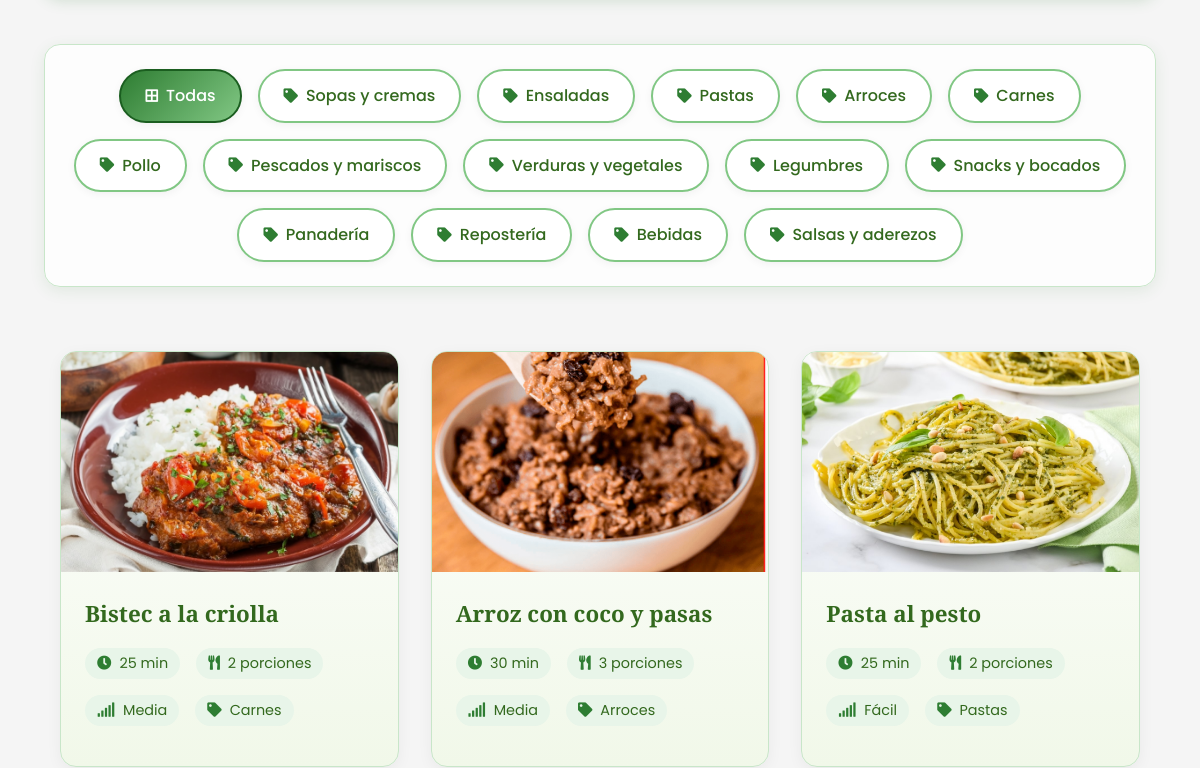
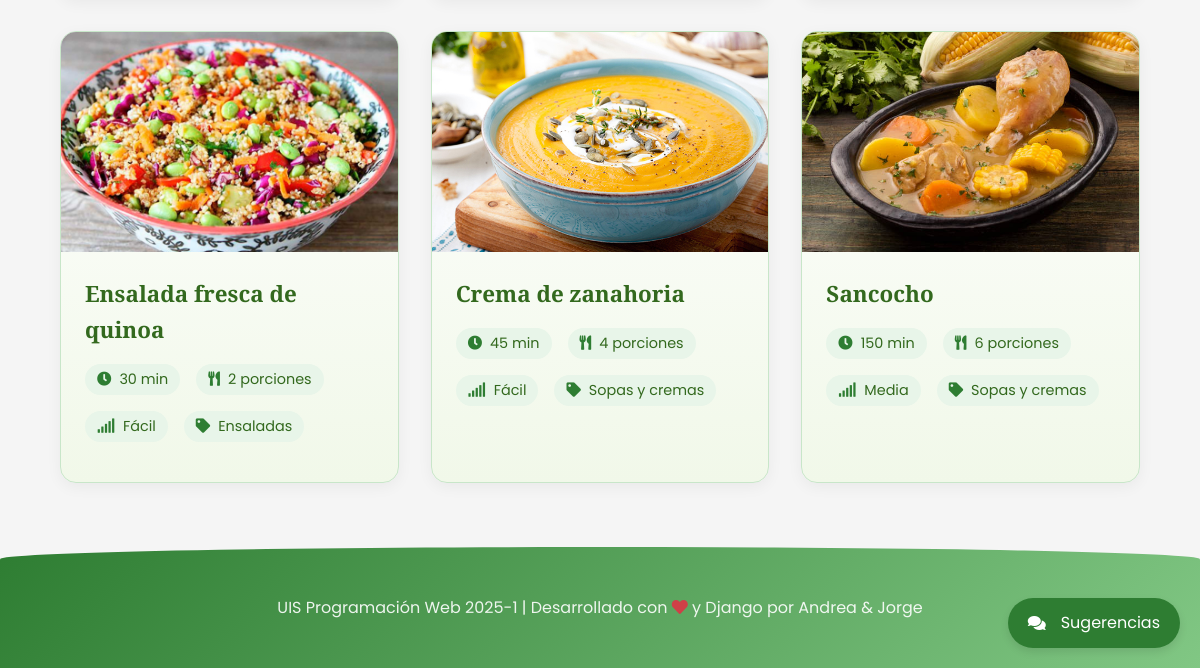
The page /categorias/ (signed in, lower part) on the database as committed earlier (2 pictures, top to bottom).
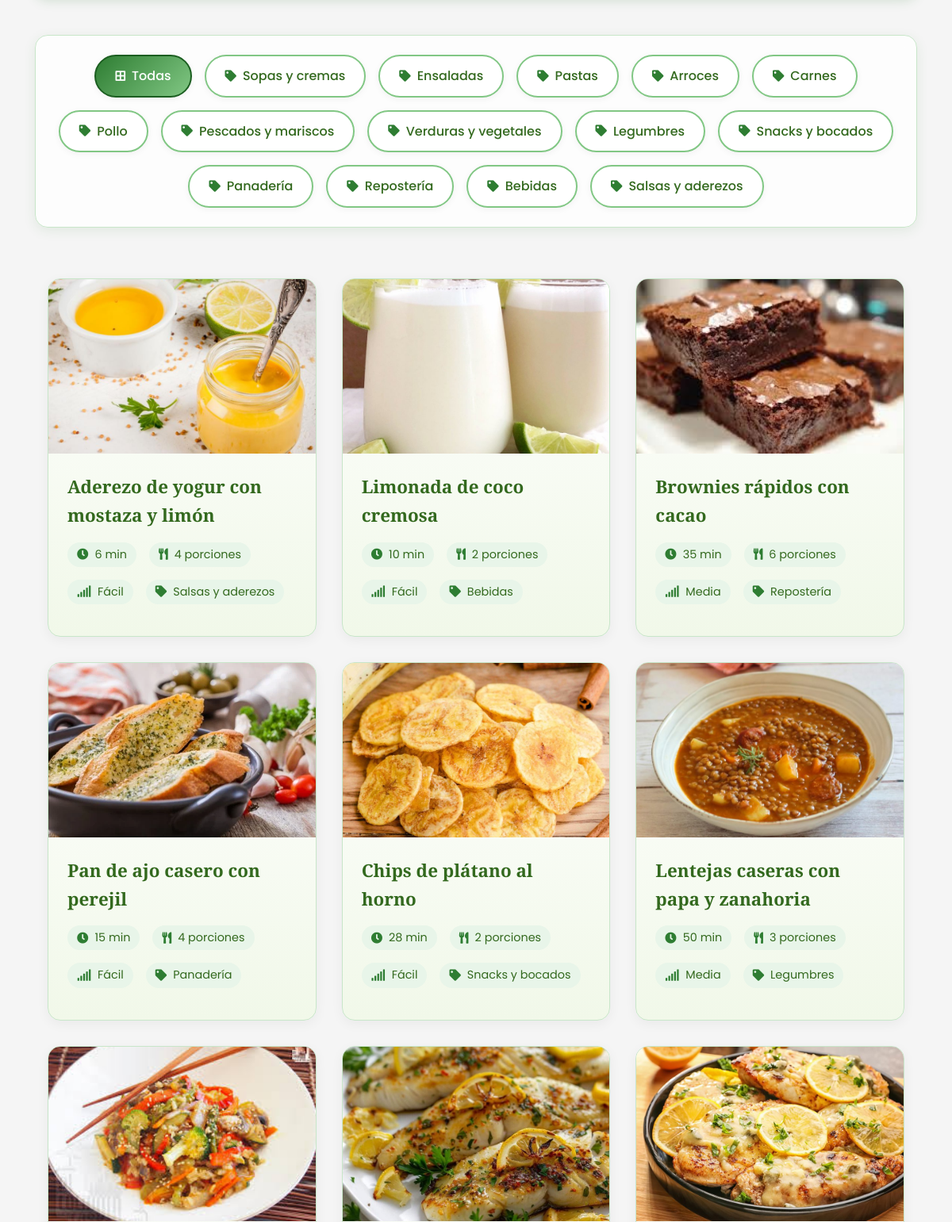
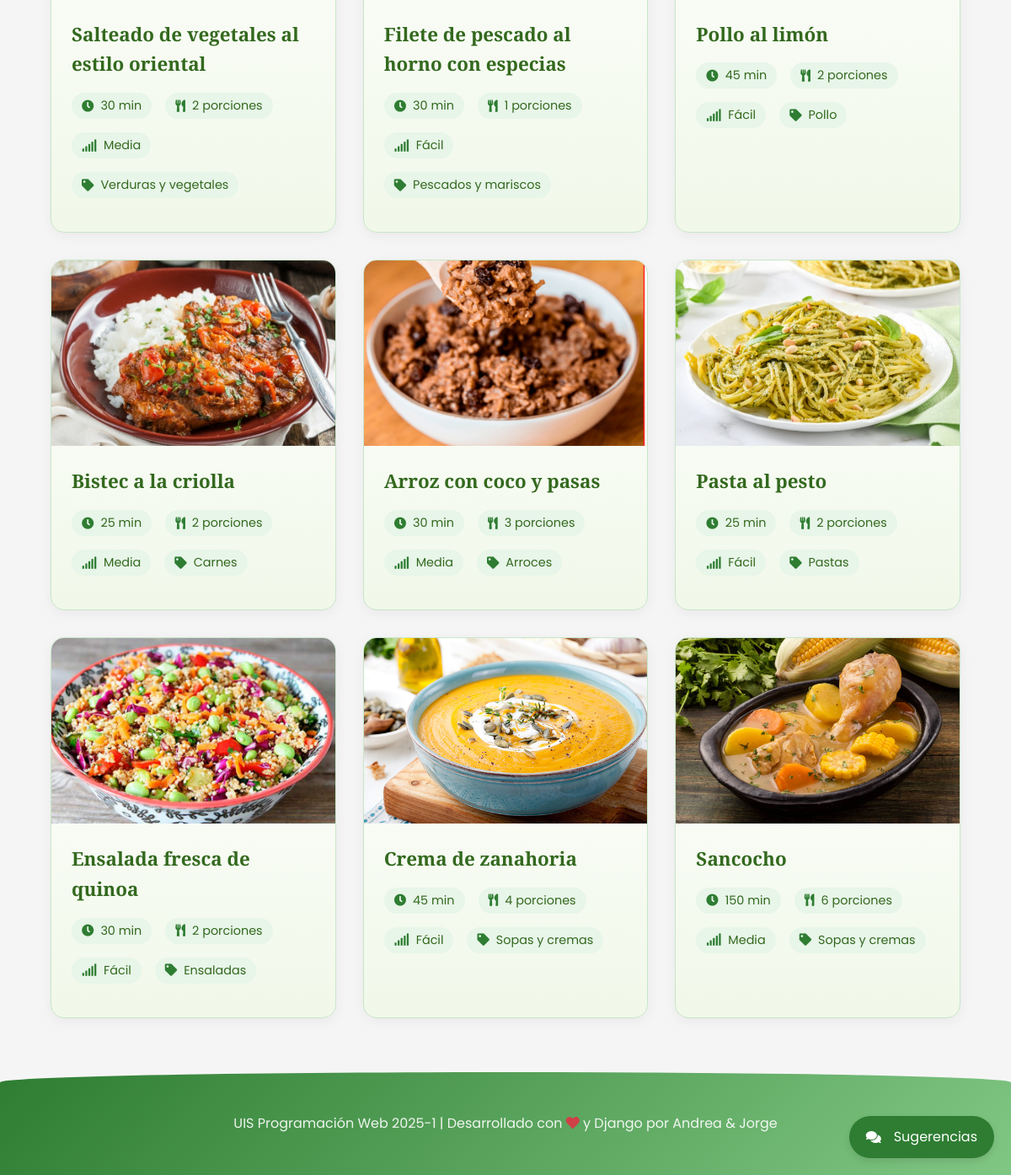
The same page on the database as committed later (2 pictures, top to bottom).
### post/models.py (models this page shows, shortened)
class Category(models.Model):
    name = models.CharField(max_length=100, unique=True)
    class Meta:
        verbose_name = "Category"
        verbose_name_plural = "Categories"

class Recipe(models.Model):
    DIFFICULTY_CHOICES = [
        ('FACIL', 'Fácil'),
        ('MEDIA', 'Media'),
        ('DIFICIL', 'Difícil'),
    ]
    title = models.CharField(max_length=200, verbose_name='Título')
    ingredients = models.TextField(verbose_name='Ingredientes')
    instructions = models.TextField(verbose_name='Instrucciones')
    prep_time = models.PositiveIntegerField(verbose_name='Tiempo de Preparación (minutos)', default=0)
    cook_time = models.PositiveIntegerField(verbose_name='Tiempo de Cocción (minutos)', default=0)
    servings = models.PositiveIntegerField(verbose_name='Porciones', default=1)
    difficulty = models.CharField(max_length=10, choices=DIFFICULTY_CHOICES, default='MEDIA', verbose_name='Dificultad')
    recipe_image = models.ImageField(upload_to='recipe_pics/', null=True, blank=True, verbose_name='Imagen de la Receta')
    author = models.ForeignKey(User, on_delete=models.CASCADE, verbose_name='Autor')
    category = models.ForeignKey(Category, on_delete=models.SET_NULL, null=True, blank=True, verbose_name='Categoría')
    created_at = models.DateTimeField(auto_now_add=True, verbose_name='Fecha de Creación')
    updated_at = models.DateTimeField(auto_now=True, verbose_name='Última Actualización')
    published = models.BooleanField(default=True, verbose_name='Publicada')
    def total_time(self):
        return self.prep_time + self.cook_time

### post/views.py (the view)
# urls.py: path('categorias/', views.categorias, name='categorias'),
@login_required
def categorias(request):
    categorias = Category.objects.all()
    categoria_id = request.GET.get('categoria')  # Capturar la categoría seleccionada
    recetas = Recipe.objects.filter(published=True).order_by('-created_at')
    if categoria_id:
        categoria = get_object_or_404(Category, id=categoria_id)
        recetas = recetas.filter(category=categoria)
    return render(request, 'post/categorias.html', {
        'categorias': categorias,
        'recetas': recetas,
        'categoria_seleccionada': categoria_id
    })

### post/templates/post/categorias.html (shortened to what this page needs)
{% extends 'post/base.html' %}
{% load static %}
{% block extra_head %}
<link rel="stylesheet" href="{% static 'post/css/categorias.css' %}">
{% endblock extra_head %}
{% block content %}
<div class="categorias-container">
    <div class="categorias-filtro">
        <a href="{% url 'post:categorias' %}"
           class="btn-categoria {% if not categoria_seleccionada %}active{% endif %}">
           <i class="fas fa-border-all"></i> Todas
        </a>
        {% for categoria in categorias %}
            <a href="{% url 'post:categorias' %}?categoria={{ categoria.id }}"
               class="btn-categoria {% if categoria_seleccionada|stringformat:'s' == categoria.id|stringformat:'s' %}active{% endif %}">
               <i class="fas fa-tag"></i> {{ categoria.name }}
            </a>
        {% endfor %}
    </div>
    {% if recetas %}
        <div class="grid-recetas">
            {% for receta in recetas %}
                <div class="tarjeta-receta">
                    {% if receta.recipe_image %}
                        <div class="receta-img">
                            <img src="{{ receta.recipe_image.url }}" alt="{{ receta.title }}">
                        </div>
                    {% endif %}
                    <div class="receta-content">
                        <h2 class="receta-title">
                            <a href="{% url 'post:detalle_receta' receta.id %}">{{ receta.title }}</a>
                        </h2>
                        <div class="receta-meta">
                            <span>
                                <i class="fas fa-clock"></i>
                                {{ receta.total_time }} min
                            </span>
                            <span>
                                <i class="fas fa-utensils"></i>
                                {{ receta.servings }} porciones
                            </span>
                            <span>
                                <i class="fas fa-signal"></i>
                                {{ receta.get_difficulty_display }}
                            </span>
                            {% if receta.category %}
                                <span>
                                    <i class="fas fa-tag"></i>
                                    {{ receta.category.name }}
                                </span>
                            {% endif %}
                        </div>
                    </div>
                </div>
            {% endfor %}
        </div>
    {% else %}
        <div class="no-recetas">
            <i class="fas fa-search"></i>
            <h3>No se encontraron recetas</h3>
            <p>No hay recetas disponibles para esta categoría en este momento.</p>
        </div>
    {% endif %}
</div>
{% endblock %}

Rows that differ between the two databases and show on the page:
added Recipe: recipe_image (picture), title "Aderezo de yogur con mostaza y limón", total_time "6", servings "4", difficulty "Fácil", category.name "Salsas y aderezos"
added Recipe: recipe_image (picture), title "Limonada de coco cremosa", total_time "10", servings "2", difficulty "Fácil", category.name "Bebidas"
added Recipe: recipe_image (picture), title "Brownies rápidos con cacao", total_time "35", servings "6", difficulty "Media", category.name "Repostería"
added Recipe: recipe_image (picture), title "Pan de ajo casero con perejil", total_time "15", servings "4", difficulty "Fácil", category.name "Panadería"
added Recipe: recipe_image (picture), title "Chips de plátano al horno", total_time "28", servings "2", difficulty "Fácil", category.name "Snacks y bocados"
added Recipe: recipe_image (picture), title "Lentejas caseras con papa y zanahoria", total_time "50", servings "3", difficulty "Media", category.name "Legumbres"
added Recipe: recipe_image (picture), title "Salteado de vegetales al estilo oriental", total_time "30", servings "2", difficulty "Media", category.name "Verduras y vegetales"
added Recipe: recipe_image (picture), title "Filete de pescado al horno con especias", total_time "30", servings "1", difficulty "Fácil", category.name "Pescados y mariscos"
added Recipe: recipe_image (picture), title "Pollo al limón", total_time "45", servings "2", difficulty "Fácil", category.name "Pollo"
